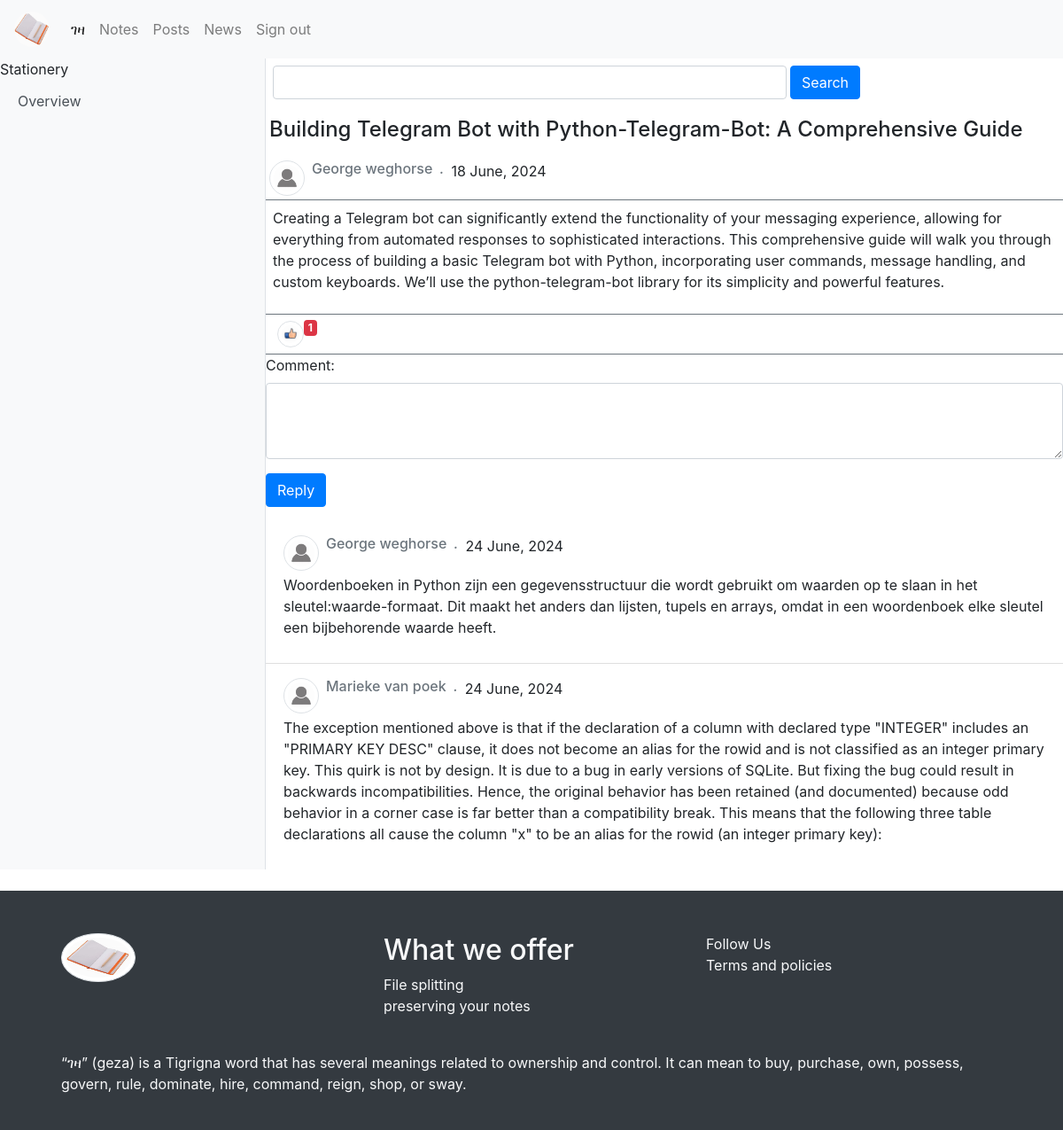
Screenshot of /posts/get-post-detail/2/26 (signed in) with the database file from the repository.
### note/models.py (models this page shows)
class Posts(note_db.Model):
    post_id = note_db.Column(note_db.Integer, autoincrement=True, primary_key=True)
    title = note_db.Column(note_db.String(100), nullable = False)
    content = note_db.Column(note_db.Text, nullable = False)
    publish_date = note_db.Column(note_db.DateTime(timezone=True), default=func.now())
    status = note_db.Column(note_db.String(50), nullable = False, default="pending")
    author_id = note_db.Column(note_db.Integer, note_db.ForeignKey('user.id'))

class Comments(note_db.Model):
    comment_id = note_db.Column(note_db.Integer,autoincrement=True, primary_key=True)
    comment = note_db.Column(note_db.Text, nullable=False)
    time_stamp = note_db.Column(note_db.DateTime(timezone=True), default=func.now())
    post_id = note_db.Column(note_db.Integer, note_db.ForeignKey('posts.post_id'))
    author_id = note_db.Column(note_db.Integer, note_db.ForeignKey('user.id'))

### note/posts.py (the view)
@posts.route('/get-post-detail/<int:id>/<int:word>')
def get_post_detail(id, word):
    get_post = Posts.query.filter_by(post_id = id).first_or_404()
    author = User.query.filter_by(id = get_post.author_id).first_or_404()
    total_like = Likes.query.filter_by(post_id = id).all()
    all_comment_by_post = get_comment_by_post(id)
    comment_data_collector = []
    for comment in all_comment_by_post:
        comment_author = get_comment_author(comment.author_id)
        comment_collector = {
             'author': comment_author,
             'comment': comment
         }
        comment_data_collector.append(comment_collector)
    element_post = {}
    element_post['name'] = author.first_name + ' ' + author.last_name
    element_post['data'] = get_post
    print(element_post)
    return render_template("/blogs/home.html",
                           is_on_detail = True,
                           status_post = element_post,
                           all_comments = comment_data_collector,
                           total_likes = len(total_like),
                           user=current_user)

### note/blogs.py (called while the page is built)
@blogs.route('/get-all-comments-by-post/<int:id>')
def get_comment_by_post(id):
    all_comments = Comments.query.filter_by(post_id = id).all()
    return all_comments

def get_comment_author(id):
    author = User.query.filter_by(id=id).first_or_404()
    return author.first_name + ' ' + author.last_name

### note/templates/blogs/home.html (shortened to what this page needs)
<!DOCTYPE html>
<html lang="en">
<head>
    <link rel="stylesheet" href="https://stackpath.bootstrapcdn.com/bootstrap/4.5.2/css/bootstrap.min.css">
</head>
<body>
    {% include "navbar.html" %}
    <div class="d-flex" id="wrapper">
        <div class="bg-light border-right w-25" id="sidebar-wrapper">
            <div class="sidebar-heading">Stationery </div>
            <div class="list-group list-group-flush">
                <a href="#" class="list-group-item list-group-item-action bg-light">Overview</a>
            </div>
        </div>
        <div class="w-75 mt-2">
            <form action="/news/searching" class="form-group w-75 d-flex" method="POST">
                <input class="form-control ml-2" id="search" name="search"/>
                <button type="submit" class="btn btn-primary mx-1">Search</button>
            </form>
            {% if not is_on_detail %}
            <div class="container">
                <div class="row">
                    {% for post in approved_posts %}
                    <div class="col-sm-12 col-md-12 col-lg-12 py-2 w-100">
                        <article class="card rounded">
                            <div class="d-flex justify-content-start py-1">
                                <img class="rounded-circle pl-1 img-thumbnail" width="40" height="40" src='{{url_for('static', filename="profile.jpeg")}}' alt="">
                                <h6 class="px-2 text-secondary">{{post['author'].capitalize()}} <em class="pl-1">.</em></h6>
                                <p class="fst-italic">{{ post['data'].publish_date.strftime('%d %B, %Y')}}</p>
                            </div>
                            <div class="card-body">
                                <h5 class="card-title">{{ post['data'].title}}</h5>
                                <p class="card-text">{{ post['data'].content[:200]}} ... </p>
                                <a href="/posts/get-post-detail/{{post['data'].post_id}}/{{range(1, 51) | random}}" class="btn btn-primary">See more</a>
                            </div>
                        </article>
                    </div>
                    {% endfor %}
              </div>
            </div>
            {% else %}
            <article>
                <div class="d-flex flex-row  justify-content-between text-decoration-underline">
                    <h4 class="card-title p-1">{{status_post['data'].title}}</h4>
                </div>
                <div class="d-flex justify-content-start p-1 border-bottom border-secondary">
                    <img class="rounded-circle pl-1 img-thumbnail" width="40" height="40" src='{{url_for('static', filename="profile.jpeg")}}' alt="">
                    <h6 class="px-2 text-secondary">{{status_post['name'].capitalize()}} <em class="pl-1">.</em></h6>
                    <p class="fst-italic">{{ status_post['data'].publish_date.strftime('%d %B, %Y')}}</p>
                </div>
                <p class="p-2">{{ status_post['data'].content}}</p>
                <form class="border-top border-bottom border-secondary" action="/news/likes/create-like" method="POST">
                    <button type="submit" class="btn btn-default d-flex">
                        <img class="rounded-circle pl-1 img-thumbnail" width="30" height="30" src="{{url_for('static', filename='like.jpeg')}}" alt="like"/>
                        {% if total_likes > 0 %}
                        <sub class="badge badge-danger">{{ total_likes }}</sub>
                        {% endif %}
                    </button>
                </form>
                <form  method="POST" action="/news/create-comment">
                    <div class="form-group">
                        <label for="comment">Comment:</label>
                        <textarea rows="3" class="form-control" id="comment"   name="comment" required></textarea>
                    </div>
                    <button type="submit" class="btn btn-primary">Reply</button>
                </form>
                <ul class="list-group list-group-flush mt-3">
                    {% for comment in all_comments %}
                        <li class="list-group-item">
                            <div class="d-flex justify-content-start py-1">
                                <img class="rounded-circle pl-1 img-thumbnail" width="40" height="40" src='{{url_for('static', filename="profile.jpeg")}}' alt="">
                                <h6 class="px-2 text-secondary">{{comment['author'].capitalize()}} <em class="pl-1">.</em></h6>
                                <p class="fst-italic">{{ comment['comment'].time_stamp.strftime('%d %B, %Y')}}</p>
                            </div>
                            <p class="">{{ comment['comment'].comment}}</p>
                        </li>
                    {% endfor %}
                </ul>
            </article>
            {% endif%}
        </div>
    </div>
    {% include "footer.html" %}
</body>
</html>

### rows the page displays
Posts: data "Building Telegram Bot with Python-Telegram-Bot: A Comprehensive Guide", data.publish_date "18 June, 2024", data.content "Creating a Telegram bot can significantly extend the functionality of your messaging experience, allowing for everything from automated responses to sophisticated interactions. This comprehensive guide will walk you through the process of building a basic Telegram bot with Python, incorporating user commands, message handling, and custom keyboards. We’ll use the python-telegram-bot library for its simplicity and powerful features."
Comments: comment.time_stamp "24 June, 2024", comment.comment "Woordenboeken in Python zijn een gegevensstructuur die wordt gebruikt om waarden op te slaan in het sleutel:waarde-formaat. Dit maakt het anders dan lijsten, tupels en arrays, omdat in een woordenboek elke sleutel een bijbehorende waarde heeft."
Comments: comment.time_stamp "24 June, 2024", comment.comment "The exception mentioned above is that if the declaration of a column with declared type \"INTEGER\" includes an \"PRIMARY KEY DESC\" clause, it does not become an alias for the rowid and is not classified as an integer primary key. This quirk is not by design. It is due to a bug in early versions of SQLite. But fixing the bug could result in backwards incompatibilities. Hence, the original behavior has been retained (and documented) because odd behavior in a corner case is far better than a compatibility break. This means that the following three table declarations all cause the column \"x\" to be an alias for the rowid (an integer primary key):"

### other values shown
{{ status_post['name'].capitalize() }} "George weghorse"
{{ total_likes }} "1"
{{ comment['author'].capitalize() }} "George weghorse" "Marieke van poek"
